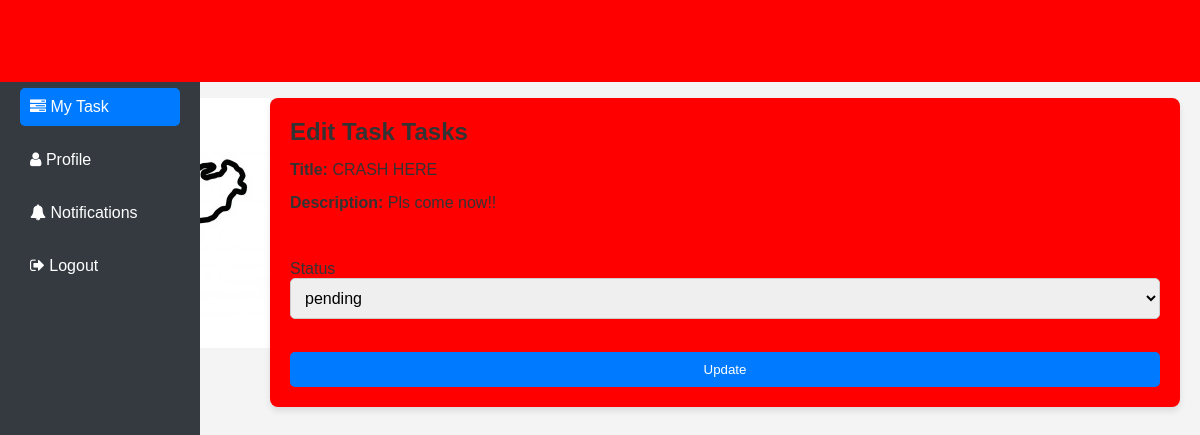
The page /edit-task-employee.php?id=28 (signed in) on the database its author committed.
### tables this page shows
CREATE TABLE `tasks` (
  `id` int(11) NOT NULL,
  `title` varchar(100) NOT NULL,
  `description` text DEFAULT NULL,
  `assigned_to` int(11) DEFAULT NULL,
  `due_date` date DEFAULT NULL,
  `status` enum('pending','in_progress','completed') DEFAULT 'pending',
  `created_at` timestamp NOT NULL DEFAULT current_timestamp()
);

### app/Model/Task.php (called while the page is built, shortened)
<?php
function get_task_by_id($conn, $id){
	$sql = "SELECT * FROM tasks WHERE id =? ";
	$stmt = $conn->prepare($sql);
	$stmt->execute([$id]);
	if($stmt->rowCount() > 0){
		$task = $stmt->fetch();
	}else $task = 0;
	return $task;
}

### edit-task-employee.php (the view, shortened to what this page needs)
<?php
if (isset($_SESSION['role']) && isset($_SESSION['id']) && $_SESSION['role'] == "employee") {
    include "DB_connection.php";
    include "app/Model/Task.php";
    include "app/Model/User.php";
    $id = $_GET['id'];
    $task = get_task_by_id($conn, $id);
 ?>
<!DOCTYPE html>
<html>
<head>
	<link rel="stylesheet" href="https://stackpath.bootstrapcdn.com/font-awesome/4.7.0/css/font-awesome.min.css">
	<link rel="stylesheet" href="css/style2.css">
</head>
<body>
	<?php include "inc/header.php" ?>
	<div class="body">
		<?php include "inc/nav.php" ?>
		<section class="section-1">
			<h4 class="title">Edit Task <a href="my_task.php">Tasks</a></h4>
			<form class="form-1"
			      method="POST"
			      action="app/update-task-employee.php">
				<div class="input-holder">
					<p><b>Title: </b><?=$task['title']?></p>
				</div>
				<div class="input-holder">
					<p><b>Description: </b><?=$task['description']?></p>
				</div><br>
            <div class="input-holder">
					<lable>Status</lable>
					<select name="status" class="input-1">
						<option
						      <?php if( $task['status'] == "pending") echo"selected"; ?> >pending</option>
					</select><br>
				</div>
				<button class="edit-btn">Update</button>
			</form>
		</section>
	</div>
</body>
</html>
<?php }else{
   $em = "First login";
   header("Location: login.php?error=$em");
   exit();
}
 ?>

### css/style2.css (style rules this page uses)
* { margin: 0; padding: 0; box-sizing: border-box; font-family: 'Arial', sans-serif; }
body { background-color: #f4f4f4; color: #333; font-size: 16px; }
a { text-decoration: none; color: inherit; }
input, select, textarea { font-size: 16px; padding: 8px; border-radius: 5px; border: 1px solid #ccc; }
body > .body { margin-top: 60px; display: flex; }
.body { display: flex; padding: 20px; flex-grow: 1; }
.section-1 { flex-grow: 1; padding: 20px; background-color: red; box-shadow: 0 4px 6px rgba(0, 0, 0, 0.1); border-radius: 8px; }
.title, .title-2 { font-size: 24px; margin-bottom: 15px; color: #333; font-weight: bold; }
.form-1 { display: grid; grid-template-columns: 1fr; gap: 15px; }
.input-holder { display: flex; flex-direction: column; }
.input-1 { padding: 10px; font-size: 16px; border-radius: 5px; border: 1px solid #ccc; }
.edit-btn, .delete-btn, .btn { background-color: #007BFF; color: white; padding: 10px 20px; text-align: center; border-radius: 5px; border: none; cursor: pointer; transition: background-color 0.3s ease; }

### rows shown on the page
tasks: title "CRASH HERE", description "Pls come now!!", status "pending"
